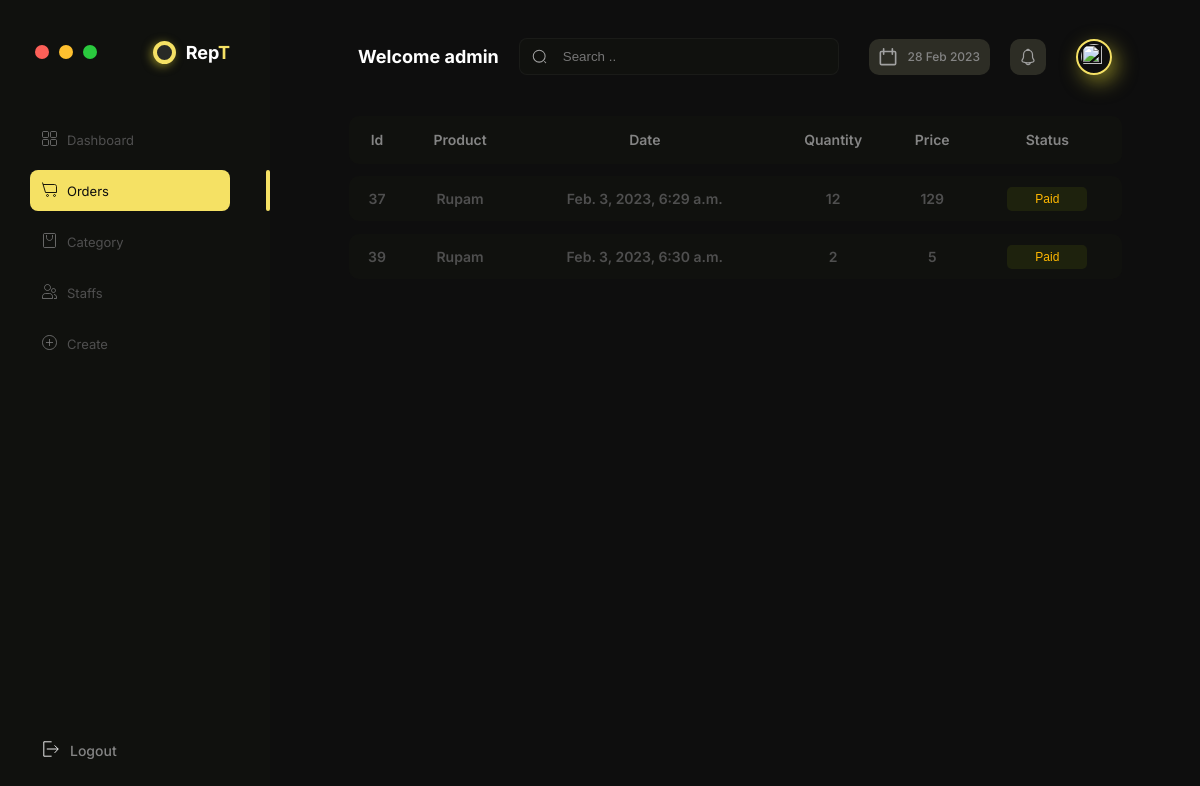
The page /ordersPaid/ (signed in) on the database as committed earlier.
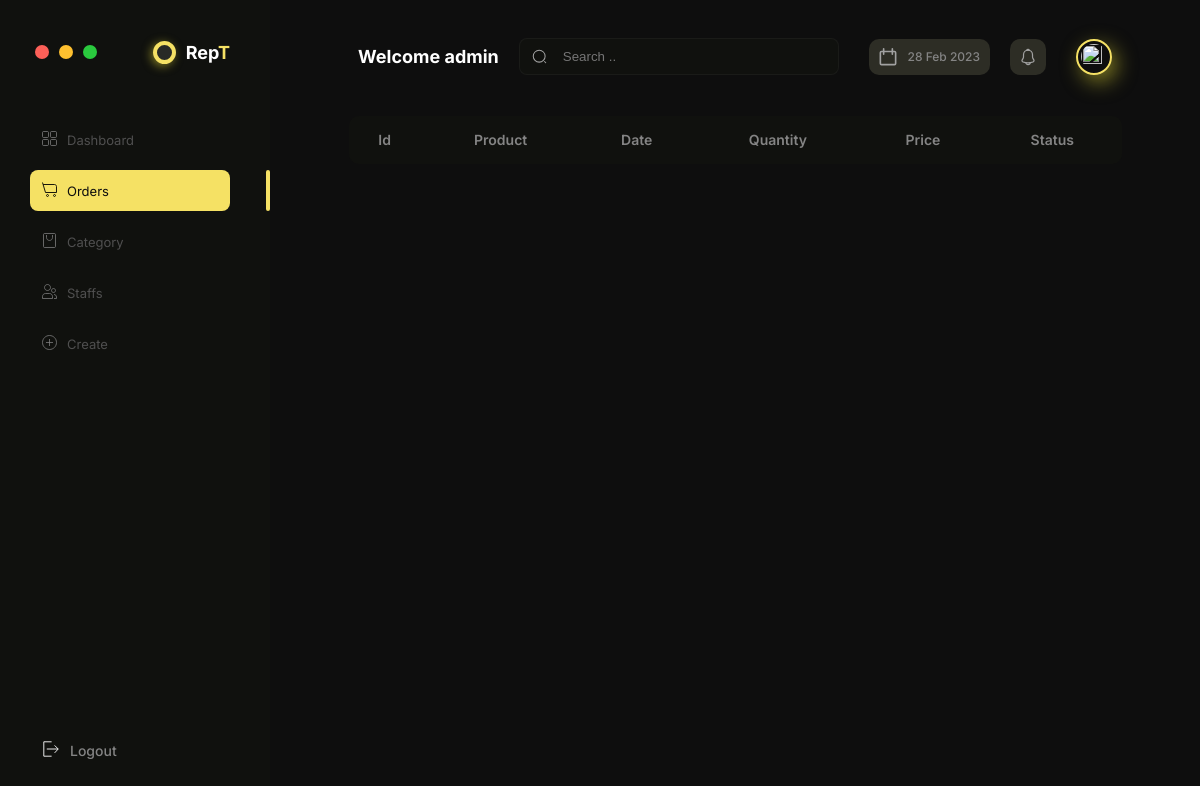
The same page on the database as committed later.
### apps/core/models.py (models this page shows, shortened)
class Order(models.Model):
    STATUS = (
        ('Paid', 'Paid'),
        ('Pending', 'Pending'),
    )
    customer = models.ForeignKey(
        Customer, null=True, on_delete=models.SET_NULL)
    item = models.ForeignKey(Item, null=True, on_delete=models.SET_NULL)
    price = models.IntegerField(default=0, null=True)
    quantity = models.IntegerField(default=0, null=True)
    status = models.CharField(max_length=200, null=True, choices=STATUS)
    date_created = models.DateTimeField(auto_now_add=True, null=True)

class Item(models.Model):
    name = models.CharField(max_length=200, null=True)
    price = models.IntegerField(default=0, null=True)
    quantity = models.IntegerField(default=0, null=True)
    category = models.ForeignKey(
        Category, null=True, on_delete=models.SET_NULL)
    tag = models.ForeignKey(Tag, null=200, on_delete=models.SET_NULL)
    date_created = models.DateTimeField(auto_now_add=True, null=True)
    def __str__(self):
        return self.name

### apps/core/decorators.py (the view)
        def wrapper_func(request, *args, **kwargs):
            group = None
            if request.user.groups.exists():
                group = request.user.groups.all()[0].name
            if group in allowed:
                return view_func(request, *args, **kwargs)
            else:
                return HttpResponse('You are not authenticated to access this page!')

### apps/orders/views.py (called while the page is built)
@login_required(login_url='login')
@allowed_user(allowed=['admin', 'staff'])
def ordersPaid(request):
    orders = Order.objects.filter(status='Paid')
    order_count = orders.count()
    context = {
        'orders': orders,
        'navbar': 'orders',
        'order_count': order_count,
    }
    return render(request, 'ordersPaid.html', context)

### apps/orders/templates/ordersPaid.html (shortened to what this page needs)
{% extends 'main.html' %}
{% block content %}
<div class="table-container">
        <table class="table">
        <thead class="table__header">
            <tr class="table__header-raw">
              <th class="col col1">Id</th>
              <th class="col col2">Product</th>
              <th class="col col2">Date</th>
              <th class="col col3">Quantity</th>
              <th class="col col4">Price</th>
              <th class="col col5">Status</th>
          </thead>
          {% for order in orders %}
          <tbody class="table__body">
            <tr class="table__body-raw">
              <td class="col col1">{{order.id}}</td>
              <td class="col col2">{{order.item}}</td>
              <td class="col col2">{{order.date_created}}</td>
              <td class="col col3">{{order.quantity}}</td>
              <td class="col col4">{{order.price}}</td>
              <td class="col col5">
                  <button class="table__status table__status--paid">Paid</button>
              </td>
            </tr>
          </tbody>
          {% endfor %}
    </table>
</div>
{% endblock %}

Rows that differ between the two databases and show on the page:
removed Order: id "37", item "Rupam", date_created "Feb. 3, 2023, 6:29 a.m.", quantity "12", price "129"
removed Order: id "39", item "Rupam", date_created "Feb. 3, 2023, 6:30 a.m.", quantity "2", price "5"
